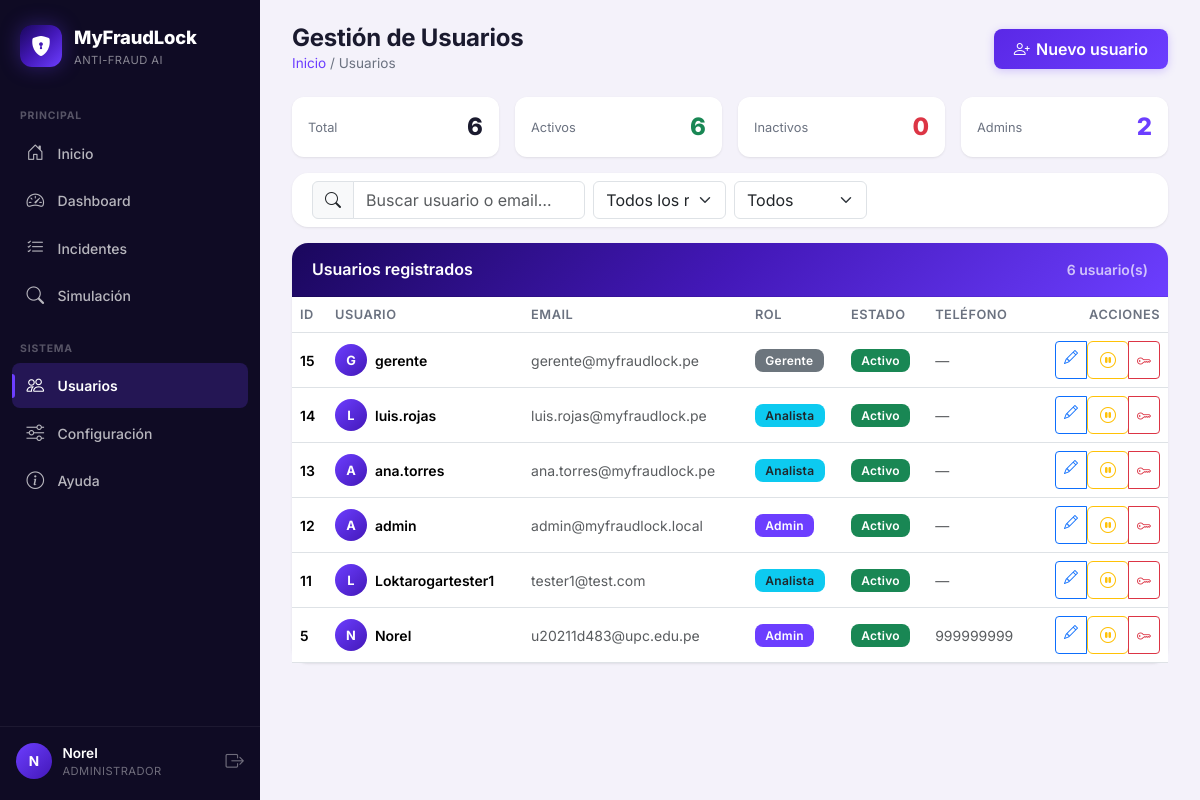
/api/usuarios-panel/ (signed in), run on the app's committed database.
### api/models.py (models this page shows, shortened)
class Usuario(models.Model):
    class Roles(models.TextChoices):
        ADMIN = 'ADMIN', 'Administrador'
        ANALISTA = 'ANALISTA', 'Analista de Fraude'
        GERENTE = 'GERENTE', 'Gerente (solo lectura)'
    id_usuario = models.AutoField(primary_key=True)
    username = models.CharField(max_length=100, unique=True)
    email = models.EmailField(unique=True)
    password = models.CharField(max_length=128)  # almacena hash
    telefono = models.CharField(max_length=15, null=True, blank=True)
    activo = models.BooleanField(default=True)
    rol = models.CharField(
        max_length=15,
        choices=Roles.choices,
        default=Roles.ANALISTA,
        db_index=True,
    )

### api/views.py (the view)
# urls.py: path('usuarios-panel/', usuarios_list_view, name='usuarios_list'),
@usuario_login_required
@require_roles()
def usuarios_list_view(request):
    usuarios = Usuario.objects.all().order_by('-id_usuario')
    ctx = {
        "usuarios": usuarios,
        "activos": usuarios.filter(activo=True).count(),
        "inactivos": usuarios.filter(activo=False).count(),
        "admins": usuarios.filter(rol="ADMIN").count(),
    }
    return render(request, "api/usuarios.html", ctx)

### api/context_processors.py (called while the page is built)
def current_usuario(request):
    uid = request.session.get('usuario_id')
    usuario = None
    if uid:
        try:
            usuario = Usuario.objects.get(pk=uid, activo=True)
        except Usuario.DoesNotExist:
            pass
    return {"current_usuario": usuario}

### templates/api/usuarios.html (shortened to what this page needs)
{% extends "api/base.html" %}
{% block content %}
<div class="page-head animate-in">
    <div>
        <h1>Gestión de Usuarios</h1>
        <div class="breadcrumbs"><a href="{% url 'inicio' %}">Inicio</a> / Usuarios</div>
    </div>
    <a href="{% url 'usuario_create' %}" class="btn btn-brand btn-icon">
        <i class="bi bi-person-plus"></i> Nuevo usuario
    </a>
</div>
<div class="row g-3 mb-3 animate-in delay-1">
    <div class="col-6 col-md-3">
        <div class="stat-mini">
            <span class="stat-mini-label">Total</span>
            <span class="stat-mini-value">{{ usuarios|length }}</span>
        </div>
    </div>
    <div class="col-6 col-md-3">
        <div class="stat-mini">
            <span class="stat-mini-label">Activos</span>
            <span class="stat-mini-value text-success">{{ activos }}</span>
        </div>
    </div>
    <div class="col-6 col-md-3">
        <div class="stat-mini">
            <span class="stat-mini-label">Inactivos</span>
            <span class="stat-mini-value text-danger">{{ inactivos }}</span>
        </div>
    </div>
    <div class="col-6 col-md-3">
        <div class="stat-mini">
            <span class="stat-mini-label">Admins</span>
            <span class="stat-mini-value text-brand">{{ admins }}</span>
        </div>
    </div>
</div>
<div class="card mb-3 animate-in delay-1">
    <div class="card-body py-2">
        <form class="row g-2 align-items-end" onsubmit="event.preventDefault()">
            <div class="col-lg-4">
                <div class="input-group">
                    <span class="input-group-text"><i class="bi bi-search"></i></span>
                    <input id="searchInput" type="text" class="form-control" placeholder="Buscar usuario o email…">
                </div>
            </div>
            <div class="col-sm-4 col-lg-2">
                <select id="rolFilter" class="form-select">
                    <option value="">Todos los roles</option>
                </select>
            </div>
            <div class="col-sm-4 col-lg-2">
                <select id="estadoFilter" class="form-select">
                    <option value="">Todos</option>
                </select>
            </div>
        </form>
    </div>
</div>
<div class="card animate-in delay-2">
    <div class="card-header card-brand-header d-flex justify-content-between align-items-center">
        <h6 class="mb-0">Usuarios registrados</h6>
        <small id="countLabel" style="opacity:.7">{{ usuarios|length }} usuario(s)</small>
    </div>
    <div class="card-body p-0">
        <div class="table-responsive">
            <table class="table table-hover align-middle mb-0" id="usersTable">
                <thead>
                <tr>
                    <th>ID</th>
                    <th>Usuario</th>
                    <th>Email</th>
                    <th>Rol</th>
                    <th>Estado</th>
                    <th>Teléfono</th>
                    <th class="text-end">Acciones</th>
                </tr>
                </thead>
                <tbody>
                {% for u in usuarios %}
                    <tr data-username="{{ u.username|lower }}"
                        data-email="{{ u.email|lower }}"
                        data-rol="{{ u.rol }}"
                        data-activo="{% if u.activo %}activo{% else %}inactivo{% endif %}">
                        <td class="fw-semibold">{{ u.id_usuario }}</td>
                        <td>
                            <div class="d-flex align-items-center gap-2">
                                <div class="usr-avatar">{{ u.username|make_list|first|upper }}</div>
                                <span class="fw-semibold">{{ u.username }}</span>
                            </div>
                        </td>
                        <td class="text-muted">{{ u.email }}</td>
                        <td>
                            {% if u.rol == 'ADMIN' %}
                                <span class="badge" style="background:var(--brand-500);color:#fff">Admin</span>
                            {% elif u.rol == 'ANALISTA' %}
                                <span class="badge bg-info text-dark">Analista</span>
                            {% else %}
                                <span class="badge bg-secondary">Gerente</span>
                            {% endif %}
                        </td>
                        <td>
                            {% if u.activo %}
                                <span class="badge bg-success">Activo</span>
                            {% else %}
                                <span class="badge bg-danger">Inactivo</span>
                            {% endif %}
                        </td>
                        <td class="text-muted">{{ u.telefono|default:"—" }}</td>
                        <td class="text-end">
                            <div class="btn-group btn-group-sm">
                                <a href="{% url 'usuario_edit' u.id_usuario %}" class="btn btn-outline-primary" title="Editar">
                                    <i class="bi bi-pencil"></i>
                                </a>
                                <form method="post" action="{% url 'usuario_toggle' u.id_usuario %}" class="d-inline">
                                    <button type="submit" class="btn btn-outline-{{ u.activo|yesno:'warning,success' }}" title="{{ u.activo|yesno:'Desactivar,Activar' }}">
                                        <i class="bi bi-{{ u.activo|yesno:'pause-circle,play-circle' }}"></i>
                                    </button>
                                </form>
                                <button type="button" class="btn btn-outline-danger" title="Resetear contraseña"
                                        data-bs-toggle="modal" data-bs-target="#resetModal"
                                        data-uid="{{ u.id_usuario }}" data-uname="{{ u.username }}">
                                    <i class="bi bi-key"></i>
                                </button>
                            </div>
                        </td>
                    </tr>
                {% empty %}
                    <tr><td colspan="7" class="text-center text-muted py-4">No hay usuarios.</td></tr>
                {% endfor %}
                </tbody>
            </table>
        </div>
    </div>
</div>
{% endblock %}

### templates/api/base.html (shortened to what this page needs)
<!DOCTYPE html>
<html lang="es" data-theme="dark">
<head>
    <link href="https://cdn.jsdelivr.net/npm/bootstrap@5.3.3/dist/css/bootstrap.min.css" rel="stylesheet">
    <link href="https://cdn.jsdelivr.net/npm/bootstrap-icons@1.11.3/font/bootstrap-icons.css" rel="stylesheet">
</head>
<body>
<nav class="sidebar" id="sidebar">
    <a class="sidebar-brand" href="{% url 'inicio' %}">
        <span class="sidebar-brand-icon">
            <i class="bi bi-shield-lock-fill"></i>
        </span>
        <span class="sidebar-brand-text">
            MyFraudLock
            <small>Anti-Fraud AI</small>
        </span>
    </a>
    <div class="sidebar-section">
        <div class="sidebar-section-title">Principal</div>
        <a class="sidebar-link" href="{% url 'inicio' %}" data-nav>
            <i class="bi bi-house-door"></i> Inicio
        </a>
        {% if current_usuario %}
            {% if current_usuario.rol == 'GERENTE' or current_usuario.rol == 'ADMIN' %}
                <a class="sidebar-link" href="{% url 'dashboard' %}" data-nav>
                    <i class="bi bi-speedometer2"></i> Dashboard
                </a>
            {% endif %}
            {% if current_usuario.rol == 'ANALISTA' or current_usuario.rol == 'ADMIN' %}
                <a class="sidebar-link" href="{% url 'incidentes_listado' %}" data-nav>
                    <i class="bi bi-list-check"></i> Incidentes
                </a>
            {% endif %}
            <a class="sidebar-link" href="{% url 'simulacion_front' %}" data-nav>
                <i class="bi bi-search"></i> Simulación
            </a>
        {% endif %}
    </div>
    {% if current_usuario %}
    <div class="sidebar-section">
        <div class="sidebar-section-title">Sistema</div>
        {% if current_usuario.rol == 'ADMIN' %}
            <a class="sidebar-link" href="{% url 'usuarios_list' %}" data-nav>
                <i class="bi bi-people"></i> Usuarios
            </a>
        {% endif %}
        {% if current_usuario.rol == 'GERENTE' or current_usuario.rol == 'ADMIN' %}
            <a class="sidebar-link" href="{% url 'configuracion_front' %}" data-nav>
                <i class="bi bi-sliders"></i> Configuración
            </a>
        {% endif %}
        <a class="sidebar-link" href="{% url 'ayuda' %}" data-nav>
            <i class="bi bi-info-circle"></i> Ayuda
        </a>
    </div>
    {% endif %}
    <div class="sidebar-spacer"></div>
    {% if current_usuario %}
    <div class="sidebar-user">
        <div class="sidebar-avatar">
            {{ current_usuario.username|make_list|first|upper }}
        </div>
        <div class="sidebar-user-info">
            <div class="sidebar-user-name">{{ current_usuario.username }}</div>
            <div class="sidebar-user-role">{{ current_usuario.get_rol_display }}</div>
        </div>
        <a href="{% url 'logout' %}" class="sidebar-logout" title="Cerrar sesión">
            <i class="bi bi-box-arrow-right"></i>
        </a>
    </div>
    {% else %}
    <div class="sidebar-user">
        <a href="{% url 'login' %}" class="sidebar-link" style="margin:0; flex:1;">
            <i class="bi bi-box-arrow-in-right"></i> Iniciar sesión
        </a>
    </div>
    {% endif %}
</nav>
<main class="main-content">
    {% block content %}{% endblock %}
</main>
</body>
</html>

### templates/api/usuarios.html (style rules this page uses)
.stat-mini { background: var(--surface-card); border-radius: var(--radius-md); padding: .75rem 1rem; box-shadow: var(--shadow-sm); display: flex; justify-content: space-between; align-items: center; }
.stat-mini-label { font-size: .8rem; color: var(--text-secondary); }
.stat-mini-value { font-size: 1.5rem; font-weight: 800; }
.usr-avatar { width: 32px; height: 32px; background: linear-gradient(135deg, var(--brand-500), var(--brand-700)); color: #fff; font-weight: 700; font-size: .8rem; border-radius: 50%; display: grid; place-items: center; flex-shrink: 0; }

### data on the page
Usuario: username|make_list "N", username "Norel", rol "ADMINISTRADOR", id_usuario "5", email "u20211d483@upc.edu.pe", shows "Admin", activo "Activo", telefono "999999999"
Usuario: id_usuario "15", username|make_list "G", username "gerente", email "gerente@myfraudlock.pe", rol "Gerente", activo "Activo", telefono "—"
Usuario: id_usuario "14", username|make_list "L", username "luis.rojas", email "luis.rojas@myfraudlock.pe", rol "Analista", activo "Activo", telefono "—"
Usuario: id_usuario "13", username|make_list "A", username "ana.torres", email "ana.torres@myfraudlock.pe", rol "Analista", activo "Activo", telefono "—"
Usuario: id_usuario "12", username|make_list "A", username "admin", email "admin@myfraudlock.local", rol "Admin", activo "Activo", telefono "—"
Usuario: id_usuario "11", username|make_list "L", username "Loktarogartester1", email "tester1@test.com", rol "Analista", activo "Activo", telefono "—"

### other printed values
{{ usuarios|length }} "6"
{{ activos }} "6"
{{ inactivos }} "0"
{{ admins }} "2"
